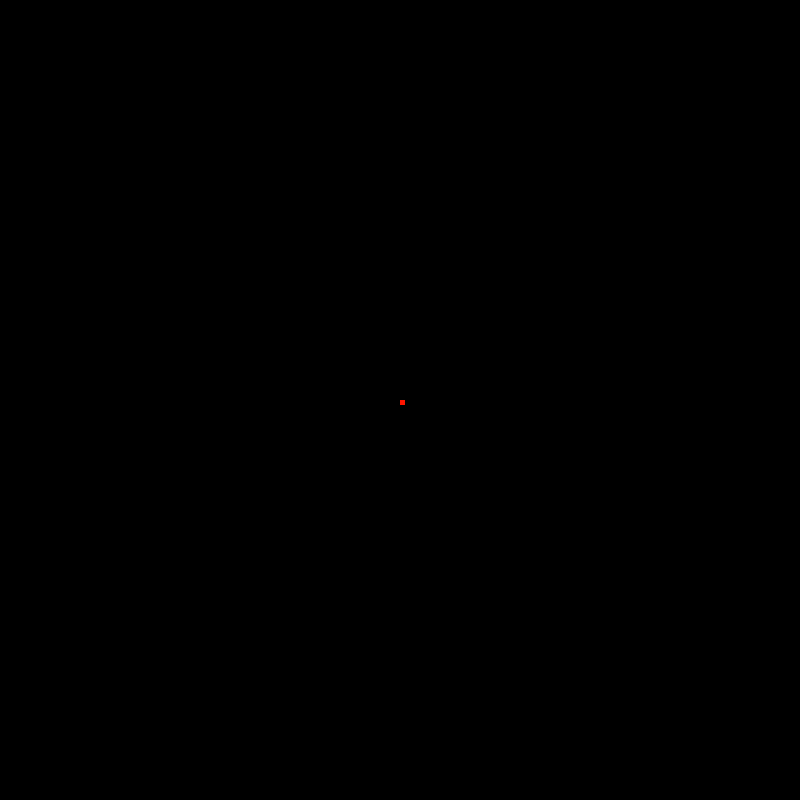
Frame 1 (no input)
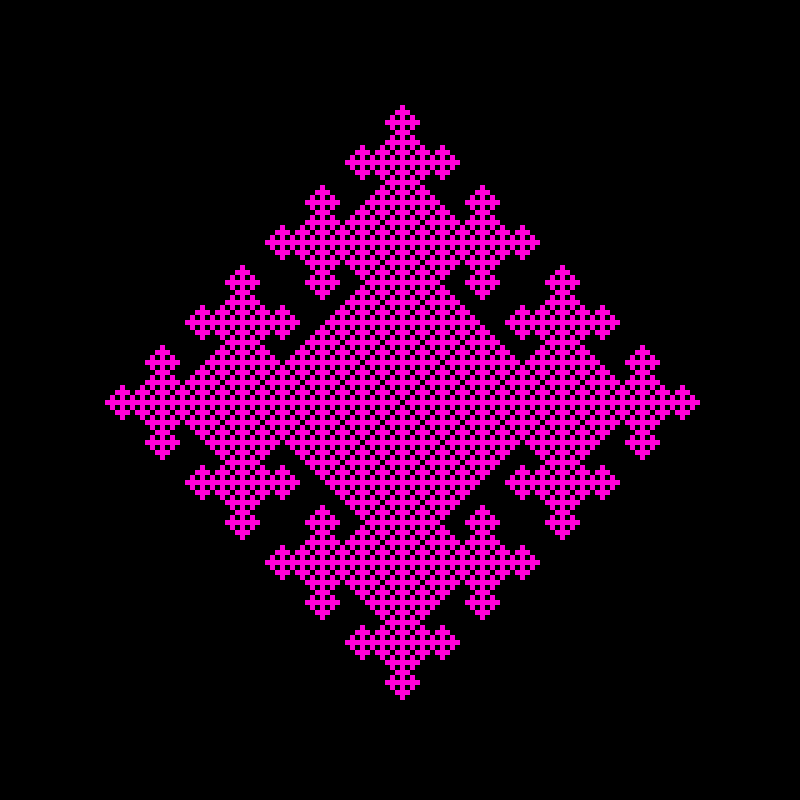
Frame 60 (the mouse pressed at the canvas centre just before this capture)
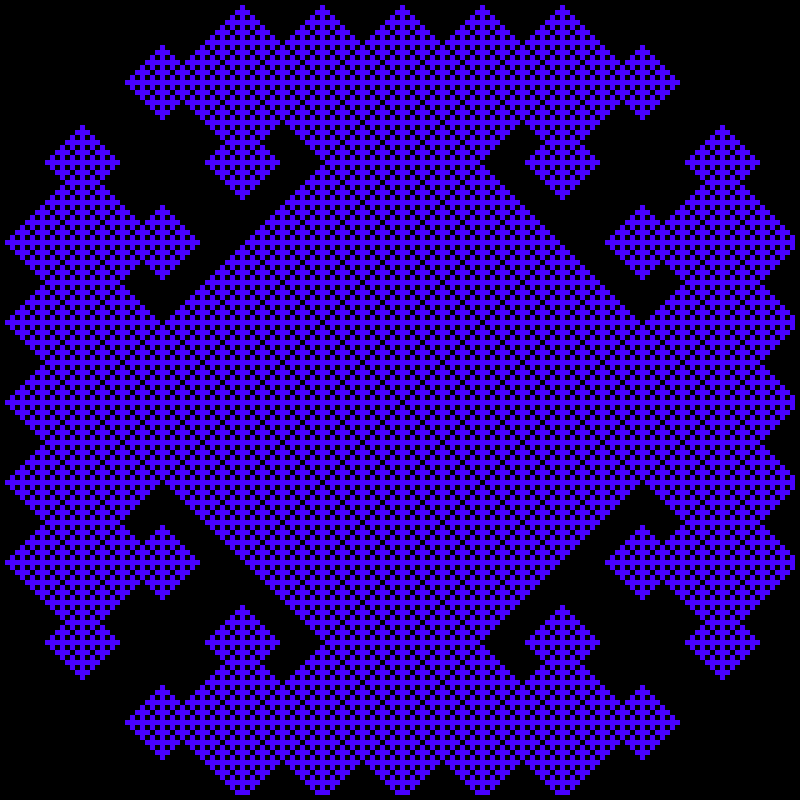
Frame 120 (the mouse held since frame 60 and released just before this capture)

The Processing sketch that drew these frames (run headless with seeded random() and noise(); from frame 60 on, the mouse is pressed at the canvas centre):

// Processing sketch: ulamCA2
// ── ulamCA2.pde
// arrays in processing
// declare, create array (how long is it),initalize and use
// declae name and type

// init and create
//int[][] world = new int [80][80];
//int[][] newWorld = new int[80][80];

int [][] world;
int [][] newWorld;
int cols =160;
int rows = 160;
int gen =1;
int sz = 5;

void setup() {
  size(800, 800);
  colorMode(HSB, 70);
  noStroke();
  world = new int [cols][rows];
  newWorld = new int [cols][rows];
  background(255);
  //makeRndStart();
  //makeglide();
  world[80][80] = gen;
  showWorld();
  frameRate(10);
  //println(newWorld[3][2]);
}


void draw() {
  showWorld();
  
  update();
  gen++;
}


void update() {

  for (int j=1; j< world.length-1; j++) {  // row or y    
    for (int i=1; i< world[j].length-1; i++) { // column or x  
    float tn = world[j+1][i] +world[j-1][i] +world[j][i-1] +world[j][i+1];
    //tn = (tn/gen);
   
    if (tn == 1.0){
      
      newWorld[j][i] = 1;
       println(gen,tn);
      
    }
      
    }
  }

  // arrayCopy(newWorld,world); this does not work  need to manually copy the array

  for (int j=0; j< world.length; j++) {  //  
    for (int i=0; i< world[j].length; i++) {
      world[j][i] = newWorld[j][i];
    }
  }
}


 
 
 

void showWorld() {
  for (int j=0; j< world.length; j++) {  // row or y
    for (int i=0; i< world[j].length; i++) { // column or x
      if (world[j][i] > 0) {
        fill(gen%70, 70, 70); // color from generation
      } else {
        fill(0);
      }
      rect(i*sz, j*sz, sz, sz); // sz maps to display
    }
  }
}
